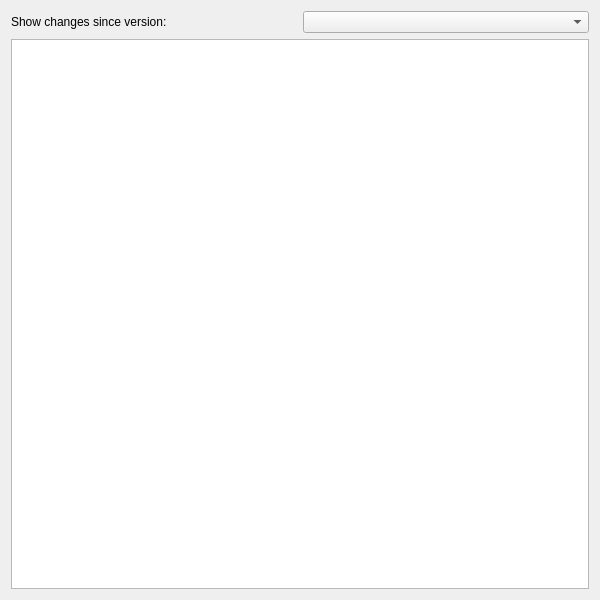
<?xml version="1.0" encoding="UTF-8"?>
<ui version="4.0">
 <class>ChangelogDialog</class>
 <widget class="QDialog" name="ChangelogDialog">
  <property name="geometry">
   <rect>
    <x>0</x>
    <y>0</y>
    <width>600</width>
    <height>600</height>
   </rect>
  </property>
  <property name="windowTitle">
   <string>Changelog</string>
  </property>
  <layout class="QGridLayout" name="gridLayout">
   <item row="0" column="0">
    <widget class="QLabel" name="label">
     <property name="text">
      <string>Show changes since version:</string>
     </property>
    </widget>
   </item>
   <item row="0" column="1">
    <widget class="QComboBox" name="version_box"/>
   </item>
   <item row="1" column="0" colspan="2">
    <widget class="QTextBrowser" name="changelog"/>
   </item>
  </layout>
 </widget>
 <resources/>
 <connections/>
</ui>
